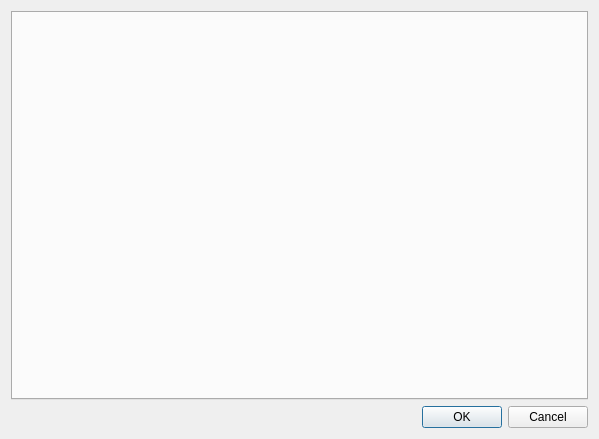
<?xml version="1.0" encoding="UTF-8"?>
<ui version="4.0">
 <class>SettingForm</class>
 <widget class="QDialog" name="SettingForm">
  <property name="geometry">
   <rect>
    <x>0</x>
    <y>0</y>
    <width>599</width>
    <height>439</height>
   </rect>
  </property>
  <property name="windowTitle">
   <string>Dialog</string>
  </property>
  <layout class="QVBoxLayout" name="verticalLayout">
   <item>
    <widget class="QTabWidget" name="tabWidget">
     <property name="tabPosition">
      <enum>QTabWidget::North</enum>
     </property>
     <property name="tabShape">
      <enum>QTabWidget::Rounded</enum>
     </property>
     <property name="currentIndex">
      <number>-1</number>
     </property>
     <property name="elideMode">
      <enum>Qt::ElideMiddle</enum>
     </property>
    </widget>
   </item>
   <item>
    <widget class="QDialogButtonBox" name="buttonBox">
     <property name="orientation">
      <enum>Qt::Horizontal</enum>
     </property>
     <property name="standardButtons">
      <set>QDialogButtonBox::Cancel|QDialogButtonBox::Ok</set>
     </property>
    </widget>
   </item>
  </layout>
 </widget>
 <resources/>
 <connections>
  <connection>
   <sender>buttonBox</sender>
   <signal>accepted()</signal>
   <receiver>SettingForm</receiver>
   <slot>accept()</slot>
   <hints>
    <hint type="sourcelabel">
     <x>248</x>
     <y>254</y>
    </hint>
    <hint type="destinationlabel">
     <x>157</x>
     <y>274</y>
    </hint>
   </hints>
  </connection>
  <connection>
   <sender>buttonBox</sender>
   <signal>rejected()</signal>
   <receiver>SettingForm</receiver>
   <slot>reject()</slot>
   <hints>
    <hint type="sourcelabel">
     <x>316</x>
     <y>260</y>
    </hint>
    <hint type="destinationlabel">
     <x>286</x>
     <y>274</y>
    </hint>
   </hints>
  </connection>
 </connections>
</ui>
